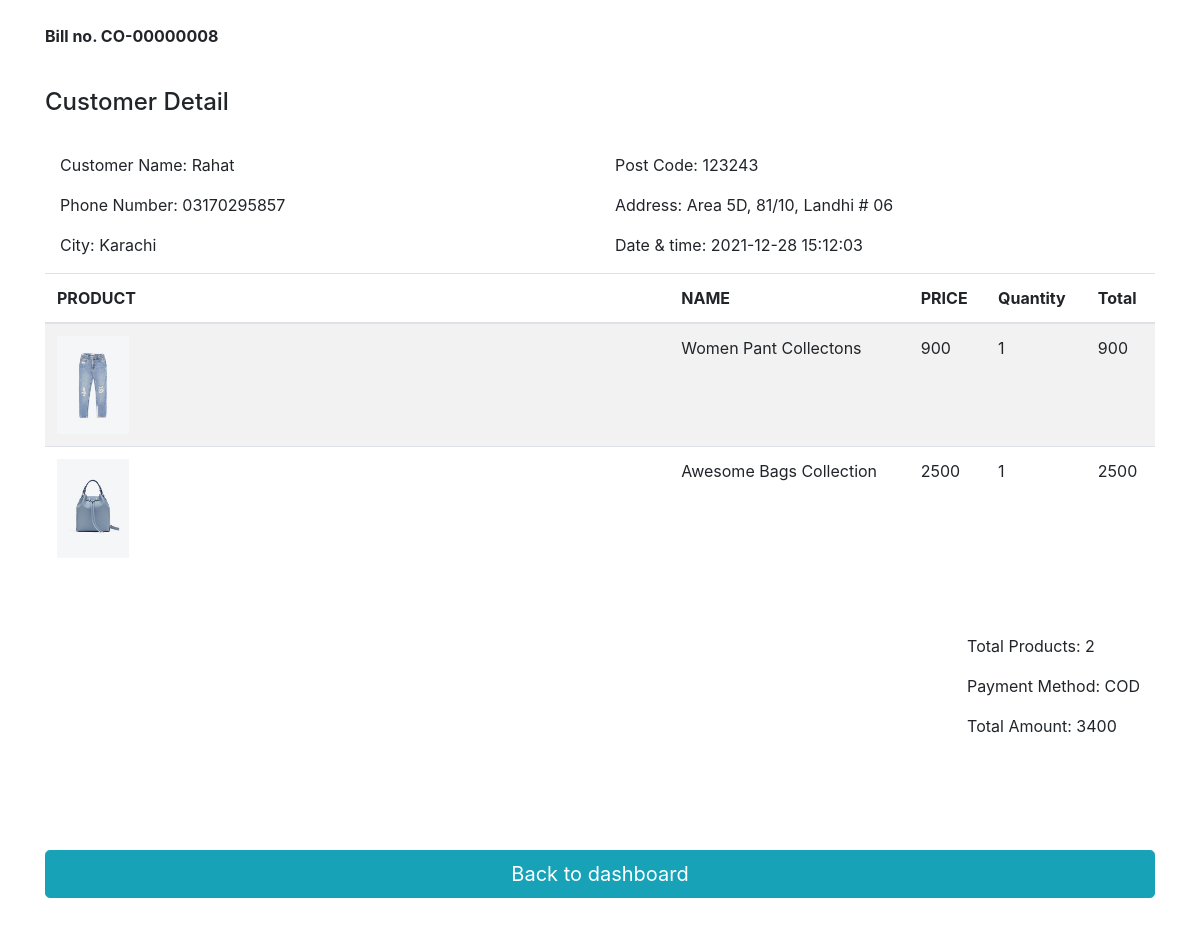
Screenshot of /dashboard/customer/invoice.php?invoice_CO=8 with the database file from the repository.
### tables this page shows
CREATE TABLE `order_detail` (
  `o_id` int(11) NOT NULL,
  `c_id` int(11) NOT NULL,
  `c_name` text NOT NULL,
  `p_number` text NOT NULL,
  `city` text NOT NULL,
  `p_code` text NOT NULL,
  `c_address` text NOT NULL,
  `total_p` int(11) NOT NULL,
  `cart_t` int(11) NOT NULL,
  `p_method` text NOT NULL,
  `date` timestamp NOT NULL DEFAULT current_timestamp(),
  `status` text NOT NULL
);

CREATE TABLE `c_order` (
  `o_id` int(11) NOT NULL,
  `p_name` text NOT NULL,
  `price` int(11) NOT NULL,
  `qty` int(11) NOT NULL,
  `total` int(11) NOT NULL,
  `image` text NOT NULL
);

### database/connection.php (called while the page is built)
<?php
    class connection{
        public function connect(){
            try{
                $connect = mysqli_connect("localhost","root","","software_eng");
                return $connect;
            }
            catch (PDOException $f){
                    echo $f->getmessage();
            }
        }
    }
?>

### database/crudDashboard.php (called while the page is built, shortened)
<?php
    include_once '../../database/connection.php';
    class crudOperation{
        private function getDB(){
            try {
                $db = new connection();
                return $db;
            } catch (\Throwable $th) {
                echo '<script>alert("Fail to connect with database!!!");</script>';
            }
        }
        public function selectOrderDetail($table, $id){
            try {
                $selectQuery = mysqli_query($this->getDB()->connect(), "select * from $table where o_id='$id'");
                return $selectQuery;
            } catch (\Throwable $th) {
                echo '<script>alert("Fail to execute the query!!!");</script>';
            }
        }
        public function selectOrder($table, $id){
            try {
                $selectQuery = mysqli_query($this->getDB()->connect(), "select * from $table where o_id='$id'");
                return $selectQuery;
            } catch (\Throwable $th) {
                echo '<script>alert("Fail to execute the query!!!");</script>';
            }
        }
    }
?>

### dashboard/customer/invoice.php (the view, shortened to what this page needs)
<!DOCTYPE html>
<html lang="en">
   <head>
      <link rel="stylesheet" href="https://maxcdn.bootstrapcdn.com/bootstrap/4.5.2/css/bootstrap.min.css" />
   </head>
   <body>
      <div class="container" id="tab">
         <div class="row">
            <div class="col-md-12">
               <?php
                  include_once '../../database/crudDashboard.php';
                  try {
                     if (isset($_GET['invoice_CO'])) {
                        $id = $_GET['invoice_CO'];
                        $invoice = new crudOperation();
                        $selectQuery1 = $invoice->selectOrderDetail('order_detail', $id);
                        while ($row1 = mysqli_fetch_assoc($selectQuery1)) {
               ?>
                           <br>
                           <p><strong>Bill no. CO-<?php echo str_pad($id, "8", "0", STR_PAD_LEFT);?></strong></p>
                           <br>
                           <h4 class="card-title">Customer Detail</h4>
                           <br>
                           <div class="col-md-12">
                              <div class="row">
                                 <div class="col-md-6">
                                    <p>Customer Name: <?php echo $row1['c_name']?></p>
                                    <p>Phone Number: <?php echo $row1['p_number']?></p>
                                    <p>City: <?php echo $row1['city']?></p>
                                 </div>
                                 <div class="col-md-6">
                                    <p>Post Code: <?php echo $row1['p_code']?></p>
                                    <p>Address: <?php echo $row1['c_address']?></p>
                                    <p>Date & time: <?php echo $row1['date']?> </p>
                                 </div>
                              </div>
                           </div>
                           <table class="table table-striped">
                              <thead>
                                    <tr>
                                       <th>PRODUCT</th>
                                       <th>NAME</th>
                                       <th>PRICE</th>
                                       <th>Quantity</th>
                                       <th>Total</th>
                                    </tr>
                              </thead>
                              <tbody>
               <?php
                           $selectQuery2 = $invoice->selectOrder('c_order', $id);
                           while ($row2 = mysqli_fetch_assoc($selectQuery2)) {
                              echo '
                                 <tr>
                                    <td><img src="../../images/product/'.$row2['image'].'" alt="Product Image" style="width: 12%;"></td>
                                    <td>'.$row2 ['p_name'].'</td>
                                    <td>'.$row2 ['price'].'</td>
                                    <td>'.$row2 ['qty'].'</td>
                                    <td>'.$row2 ['total'].'</td>
                                 </tr>
                              ';
                           }
               ?>
                              </tbody>
                           </table>
                           <br><br>
                           <div class="col-md-12 d-flex flex-column">
                              <div class="row align-self-end">
                                 <div class="col-md-12">
                                    <p>Total Products: <?php echo $row1['total_p']?></p>
                                    <p>Payment Method: <?php echo $row1['p_method']?></p>
                                    <p>Total Amount: <?php echo $row1['cart_t']?></p>
                                 </div>
                              </div>
                           </div>
               <?php
                        }
                     }
                  } catch (\Throwable $th) {
                     echo '<script>alert("Some thing went wrong!!!");</script>';
                  }
               ?>
               <br><br><br><br>
               <a href="#" onclick="javascript:window.history.back(-1);return false;" class="btn btn-info btn-lg btn-block">Back to dashboard</a>
               <br><br>
            </div>
         </div>
      </div>
   </body>
</html>

### rows the page displays
order_detail: c_name "Rahat", p_number "03170295857", city "Karachi", p_code "123243", c_address "Area 5D, 81/10, Landhi # 06", date "2021-12-28 15:12:03", total_p "2", p_method "COD", cart_t "3400"
c_order: image (picture), p_name "Women Pant Collectons", price "900", qty "1", total "900"
c_order: image (picture), p_name "Awesome Bags Collection", price "2500", qty "1", total "2500"
